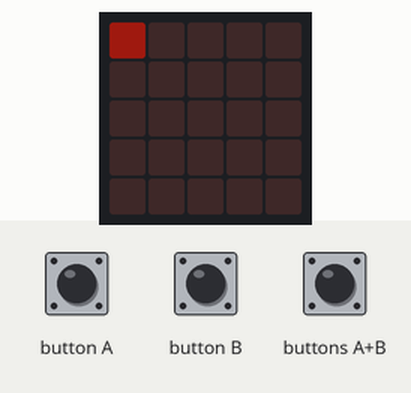
Bench run of a program on a simulated BBC micro:bit (MakeCode). Shown: the board's 5×5 LED display. The test bench sets the inputs (shaded band). Dim RGB values are drawn brighter than linear; random numbers come from a fixed seed.

Above: at 3.05 s.
4.2 s: button B pressed for 0.15 s
At 5.5 s:
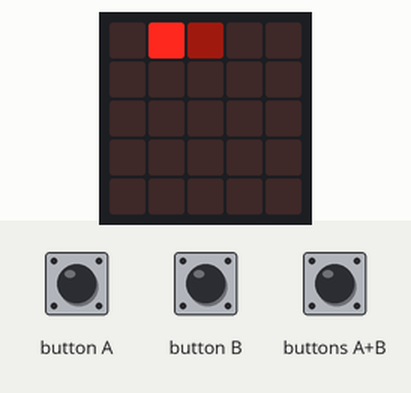
7.3 s: button A pressed for 0.15 s
At 9.7 s:
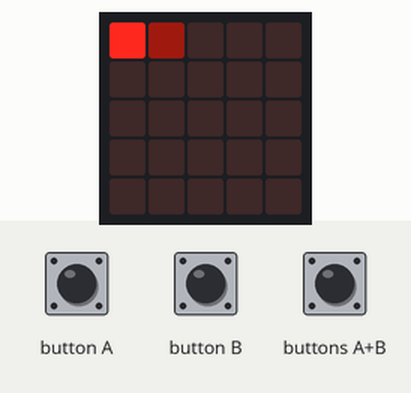
10.4 s: buttons A+B pressed for 1 s
14.4 s: buttons A+B pressed for 0.15 s
17.5 s: button B pressed for 0.15 s
At 19.2 s:
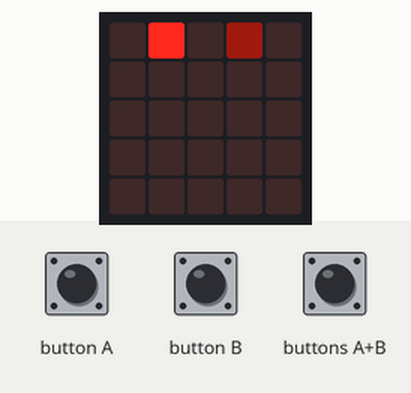
20.6 s: button A pressed for 0.15 s
At 23.3 s:
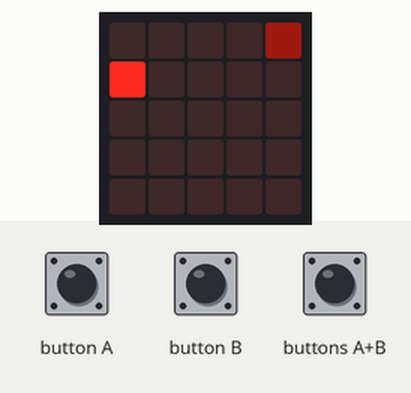
Timing chart, 0 to 24.8 s (numbered marks = the images above; inputs shaded):
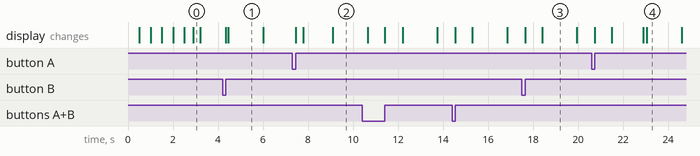

The program:

main.ts
```typescript
input.onButtonPressed(Button.A, function () {
    led.unplot(x, y)
    x += -1
})
input.onButtonPressed(Button.AB, function () {
    led.unplot(x, y)
    x = 0
    y = 0
})
input.onButtonPressed(Button.B, function () {
    led.unplot(x, y)
    x += 1
})
let iy = 0
let ix = 0
let y = 0
let x = 0
basic.showLeds(`
    # # # # #
    . . . . .
    . . . . .
    . . . . .
    . . . . .
    `)
basic.pause(100)
basic.showLeds(`
    . . . . .
    # # # # #
    . . . . .
    . . . . .
    . . . . .
    `)
basic.pause(100)
basic.showLeds(`
    . . . . .
    . . . . .
    # # # # #
    . . . . .
    . . . . .
    `)
basic.pause(100)
basic.showLeds(`
    . . . . .
    . . . . .
    . . . . .
    # # # # #
    . . . . .
    `)
basic.pause(100)
basic.showLeds(`
    . . . . .
    . . . . .
    . . . . .
    . . . . .
    # # # # #
    `)
basic.pause(100)
basic.showLeds(`
    . . . . .
    . . . . .
    . . . . .
    . . . . .
    . . . . .
    `)
x = 0
y = -1
loops.everyInterval(1, function () {
    led.plot(x, y)
    if (x < 0) {
        x = 0
    }
    if (x > 4) {
        x = 4
    }
    if (x == ix && y == iy) {
        led.unplot(x, y)
        led.unplot(ix, iy)
        x = 0
        y = 0
    }
    if (led.point(4, 4) && led.pointBrightness(4, 4) == 255) {
        basic.pause(500)
        basic.showLeds(`
            . . . . .
            . . . . .
            . . . . .
            . . . . .
            . . . . .
            `)
        basic.pause(100)
        basic.showLeds(`
            . . . . .
            . . . . .
            . . # . .
            . . . . .
            . . . . .
            `)
        basic.pause(100)
        basic.showIcon(IconNames.SmallDiamond)
        basic.pause(100)
        basic.showIcon(IconNames.Target)
        basic.pause(100)
        basic.showIcon(IconNames.Diamond)
        basic.pause(100)
        basic.showString("GOAL!!")
        basic.clearScreen()
        basic.pause(1000)
        x = 0
        y = 0
    }
})
loops.everyInterval(20000, function () {
    if (y != 4) {
        led.unplot(x, y)
        y += 1
    }
})
loops.everyInterval(randint(1000, 5000), function () {
    led.unplot(ix, iy)
    if (randint(0, 2) == 0) {
        ix = randint(x + 2, x - 2)
        iy = randint(y + 1, y - 1)
    } else {
        ix += randint(-1, 1)
        iy += randint(-1, 1)
    }
    if (ix < 0) {
        ix = 0
    }
    if (iy < 0) {
        iy = 0
    }
    if (ix > 4) {
        ix = 4
    }
    if (iy > 4) {
        iy = 4
    }
    led.plotBrightness(ix, iy, 32)
})
```

test.ts
```typescript
// テストはここに来ます。このパッケージが拡張機能として使用されるときにはコンパイルされません。
```

Measured:
- what the display in image 1 shows lasts 1.5 s, from 4.5 s to 6.0 s
